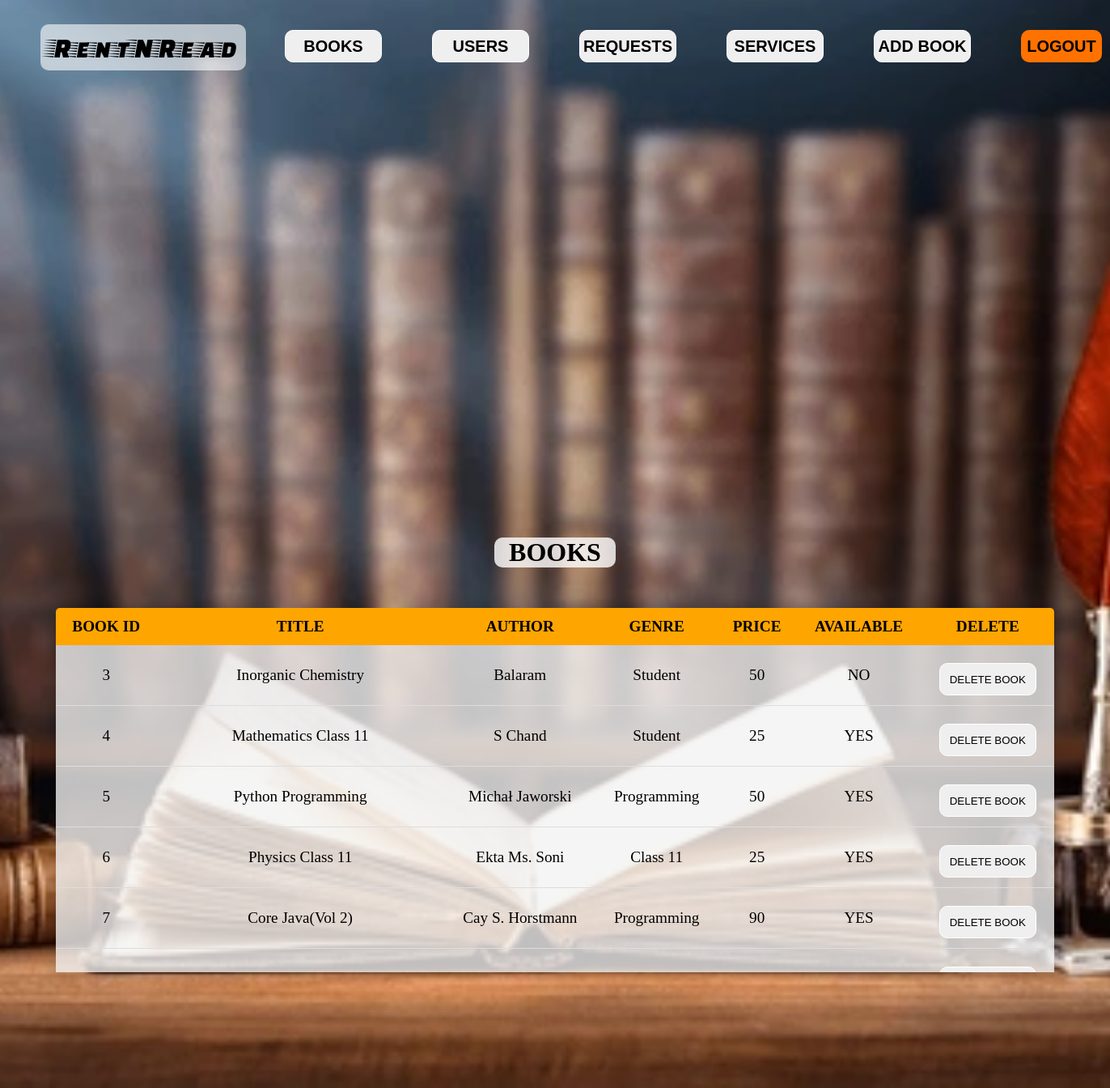
Screenshot of /adminlaptop.php with the database file from the repository.
### tables this page shows
CREATE TABLE `books` (
  `BOOK_ID` int(11) NOT NULL AUTO_INCREMENT,
  `TITLE` varchar(255) NOT NULL,
  `AUTHOR` varchar(255) NOT NULL,
  `GENRE` varchar(11) NOT NULL,
  `PRICE` int(11) NOT NULL,
  `BOOK_IMG` varchar(255) NOT NULL,
  `AVAILABLE` varchar(255) NOT NULL,
  `ISBN` varchar(10) NOT NULL,
  PRIMARY KEY (`BOOK_ID`)
);

### adminlaptop.php (the view, shortened to what this page needs)
<!DOCTYPE html>
<html lang="en">
<head>
    <link  rel="stylesheet" href="css/logo.css">
</head>
<body>
    <?php
        require_once('connection.php');
        $query="SELECT * FROM books";
        $queryy=mysqli_query($con,$query);
    ?>
<div class="hai">
    <div class="navbar">
        <a href="admindash.php"><div class="icon">
            <h2 class="logo">RentNRead</h2>
        </div></a>
        <div class="menu">
            <ul>
                <li><button><a href="adminlaptop.php">BOOKS</a></button></li>
                <li><button><a href="adminusers.php">USERS</a></button></li>
                <li><button><a href="adminbook.php">REQUESTS</a></button></li>
                <li><button><a href="ser_request.php">SERVICES</a></button></li>
                <li><button><a href="addlap.php">ADD BOOK</a></button></li>
                <li><button class="nn"><a href="index.php">LOGOUT</a></button></li>
            </ul>
        </div>
    </div>
</div>
<div>
    <div>
        <h1 style="
            text-align: center;
            margin: 120px auto 0px ;
            width:150px;
            border-radius:10px;
            background: linear-gradient(to top, rgb(255 255 255 / 80%) 50%, rgb(255 255 255 / 80%) 50%);
        ">BOOKS</h1>
    </div>
    <div>
        <div class="table-container">
            <table class="content-table">
                <thead>
                    <tr>
                        <th>BOOK ID</th>
                        <th>TITLE</th>
                        <th>AUTHOR</th>
                        <th>GENRE</th>
                        <th>PRICE</th>
                        <th>AVAILABLE</th>
                        <th>DELETE</th>
                    </tr>
                </thead>
                <tbody>
                <?php while($res=mysqli_fetch_array($queryy)){ ?>
                <tr class="active-row">
                    <td><?php echo $res['BOOK_ID']; ?></td>
                    <td><?php echo $res['TITLE']; ?></td>
                    <td><?php echo $res['AUTHOR']; ?></td>
                    <td><?php echo $res['GENRE']; ?></td>
                    <td><?php echo $res['PRICE']; ?></td>
                    <td><?php echo $res['AVAILABLE'] == 'Y' ? 'YES' : 'NO'; ?></td>
                    <td><button type="submit" class="but" name="approve"><a href="deletelap.php?id=<?php echo $res['BOOK_ID']; ?>">DELETE BOOK</a></button></td>
                </tr>
                <?php } ?>
                </tbody>
            </table>
        </div>
    </div>
</div>
</body>
</html>

### css/logo.css (style rules this page uses)
.logo { border-radius: 10px; background: linear-gradient(to top, rgb(255 255 255 / 60%) 50%,rgb(255 255 255 / 60%) 50%); color: #000000; font-size: 35px; font-family: 'Faster One'; font-weight: 100; margin-top:30px; padding:10px; float:left; }
.menu { width: 400px; margin-left: 50px; float: left; height: 70px; }
.menu { width: 400px; float: left; height: 70px; margin-left:40px; font-size: 40px; }
ul li a { text-decoration: none; color: black; font-family: Arial; font-size: 20px; font-weight: bold; transition: 0.4s ease-in-out; }

### adminlaptop.php (style rules this page uses)
button { margin-top:10px; border:1px solid #fff; width:120px; height:40px; border-radius:10px; }
* { margin: 0; padding: 0; }
body { width: 100%; background-repeat: no-repeat fixed; background-position: center; background-size: cover; height: 100vh; }
.hai { width: 100%; background: linear-gradient(to top, rgba(0,0,0,0) 50%, rgba(0,0,0,0) 50%), url('../books/img_3.webp'); background-position: center; background-size: cover; height: 100%; animation: infiniteScrollBg 50s linear infinite; }
.navbar { width: 1200px; height: 75px; margin: 0px 50px; }
.icon { width:200px; float: left; height : 70px; }
.menu { width: 400px; float: left; height: 70px; }
ul { float: left; display: flex; justify-content: center; align-items: center; }
ul li { list-style: none; margin-left: 62px; margin-top: 27px; font-size: 14px; }
ul li a { text-decoration: none; color: black; font-family: Arial; font-weight: bold; transition: 0.4s ease-in-out; }
.table-container { width: 90%; max-height: 450px; margin: 50px auto; overflow-y: auto; box-shadow: 0 0 20px rgba(0,0,0,0.15); }
.content-table { border-collapse: collapse; font-size: 1.2em; width: 100%; min-width: 400px; border-radius: 5px 5px 0 0; overflow: hidden; }
.content-table thead tr { background-color: orange; color: black; text-align: center; position: sticky; top: 0; }
.content-table th { padding: 12px 15px; }
.content-table td { text-align:center; padding: 12px 15px; }
.content-table tbody tr { border-bottom: 1px solid #dddddd; }
.content-table tbody tr { background-color: #f3f3f3c9; }
.nn { width:100px; background: #ff7200; border:none; height: 40px; font-size: 18px; border-radius: 10px; cursor: pointer; color:white; transition: 0.4s ease; }
.nn a { text-decoration: none; color: black; font-weight: bold; }
.but a { text-decoration: none; color: black; }

### rows the page displays
books: BOOK_ID "3", TITLE "Inorganic Chemistry", AUTHOR "Balaram", GENRE "Student", PRICE "50", AVAILABLE "NO"
books: BOOK_ID "4", TITLE "Mathematics Class 11", AUTHOR "S Chand", GENRE "Student", PRICE "25", AVAILABLE "YES"
books: BOOK_ID "5", TITLE "Python Programming", AUTHOR "Michał Jaworski", GENRE "Programming", PRICE "50", AVAILABLE "YES"
books: BOOK_ID "6", TITLE "Physics Class 11", AUTHOR "Ekta Ms. Soni", GENRE "Class 11", PRICE "25", AVAILABLE "YES"
books: BOOK_ID "7", TITLE "Core Java(Vol 2)", AUTHOR "Cay S. Horstmann", GENRE "Programming", PRICE "90", AVAILABLE "YES"
